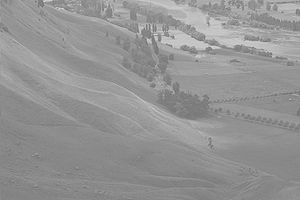
#> input picture python/data/300px-Unequalized_Hawkes_Bay_NZ.jpg, 300 x 200 px
$ jupyter execute pixel-operations.ipynb   (shell and % lines are left out)   (older library calls are emulated)
#> lines starting #> are read from the running program, lines starting #| are printed output that depends on the picture
# Pixel Operations

[cell 1]
import matplotlib.pyplot as plt
import numpy as np
import skimage
import imageio
import cv2 as cv

## Histogram Manipulations

[cell 2]
url = '' #'https://upload.wikimedia.org/wikipedia/commons/0/08/Unequalized_Hawkes_Bay_NZ.jpg'
url_file = 'python/data/300px-Unequalized_Hawkes_Bay_NZ.jpg'

[cell 3]
try:
    im = imageio.imread(url)
    print ('image loaded from ', url)
except:
    im = imageio.imread(url_file)
#> im is the input picture: shape (200, 300); min 100, max 223, mean 148
#
print ('image loaded: ', im.shape)
#| image loaded:  (200, 300)

[cell 4]
if len(im.shape) == 3:
    print ('color channel image -- we only use the first channel: ', im.shape)
    im = im[:,:,0]
    print (im.shape, ' first pixel: ', im[0,0])

[cell 5]
plt.imshow (im, cmap='gray')

## 1. histogram computation

[cell 6]
h = plt.hist (im.ravel(), bins=256, range=(0,255))
#> figure, not shown here; tallest bar 2580 high, from x = 137.5 to 138.5

[cell 7]
count = np.zeros (256, dtype=np.int)
count.shape

[cell 8]
for r in range(im.shape[0]):
    for c in range(im.shape[1]):
        count[ im[r,c] ] += 1

[cell 9]
plt.plot (count)
#plt.bar( range(len(count)), count)
#> figure, not shown here; curve peaks at x = 138, y = 2580

[cell 10]
plt.plot (range(256), count, drawstyle='steps')
#> figure, not shown here; curve peaks at x = 138, y = 2580

[cell 11]
count > 0

[cell 12]
left = 0
for i in range (count.size):
    if count[i] != 0:
        break
left = i
#> left = 100
#
right = 0
for i in range (count.size-1, 0, -1):
    if count[i] != 0:
        break
right = i
#> right = 223
print (left, right)
#| 100 223

## Histogram Stretch
- left -> 0
- right -> 255
- linear transformation
$$
    \frac{y - y_{min}}{y_{max} - y_{min}} =     \frac{x - x_{min}}{x_{max} - x_{min}}
$$
    - $y_{min} = 0$, $y_{max} = 255$
    - $x_{min} = left$, $x_{max} = right$

[cell 13]
def translate (x, xmin, xmax, ymin=0, ymax=255):
#> called with x = array of shape (256,), xmin = 100, xmax = 223, ymin = 0, ymax = 255
    y = (x-xmin)*(ymax-ymin) / (xmax-xmin) + ymin
#> y = 256 values from -207.3 to 321.3
    return y

[cell 14]
intensity = np.array(range(256))
new_int = translate (intensity, xmin=left, xmax=right)
#> new_int = 256 values from -207.3 to 321.3
new_int.shape, intensity.shape
#> Out = ((256,), (256,))
#plt.plot (new_int)

[cell 15]
plt.figure(figsize=(10,7))
plt.plot (new_int)
plt.plot (count / count.max() * 255)
plt.xlim( (0, 255) )
plt.ylim( (-1, 260) )
plt.grid(True)
plt.title ('linear intensity mapping function')
#> figure, not shown here; curve peaks at x = 255, y = 321.3; curve peaks at x = 138, y = 255

[cell 16]
im2 = np.empty_like (im)
im2.shape
#> Out = (200, 300)

[cell 17]
for r in range(im.shape[0]):
    for c in range(im.shape[1]):
        im2[r,c] = new_int[ im[r,c] ]
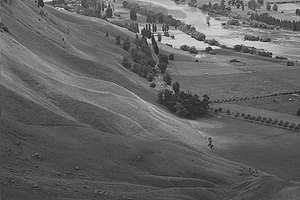
#> im2: shape (200, 300); min 0, max 255, mean 99

[cell 18]
h2 = plt.hist (im2.ravel(), bins=256, range=(0,256), density=True)
plt.title ('histogram after intensity stretch')
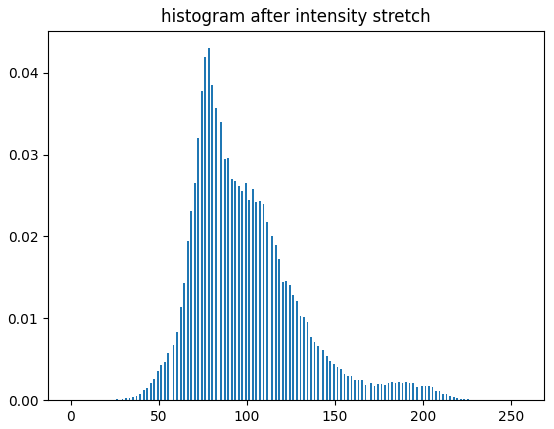
#> figure drawn by matplotlib, 1 panel; tallest bar 0.043 high, from x = 78 to 79

[cell 19]
h2[0].shape, h2[1].shape
plt.bar(h2[1][:-1], h2[0])
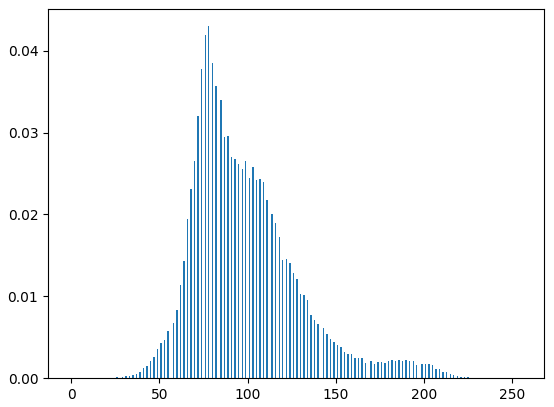
#> figure drawn by matplotlib, 1 panel; tallest bar 0.043 high, from x = 77.6 to 78.4

[cell 20]
plt.imshow (im2, cmap='gray')

[cell 21]
imageio.imwrite('histogram_stretch.png', im2)

## Histogram Equalization (Nonlinear Stretch)

[cell 22]
def histogram (ii):
    h = np.zeros(256)
    for val in ii.flatten():
        h[val] += 1
#> this loop made 60000 passes
#> val on passes 1 to 3: 153, 140, 143
#> after the loop, h = 256 values, max 2580 at index 138, min 0 at index 0, mean 234.4
    return h
#

def make_cdf (pmf):
    cdf = np.zeros (pmf.shape)
    print ('cdf: ', cdf.shape)
    cdf[0] = pmf[0]
    for x in range(1, cdf.shape[0]):
        cdf[x] = cdf[x-1] + pmf[x]
    return cdf
#

# compute histogram
h = histogram (im)

# normalize to get PMF, Probability Mass Function
pmf = h / float(im.shape[0]*im.shape[1])
#> pmf = 256 values, max 0.043 at index 138, min 0 at index 0, mean 0.00391

# Accumulate to get CDF, Cumulative Distribution Function
cdf = make_cdf (pmf)
#| cdf:  (256,)
#> after the loop in make_cdf, `for x in range(1, cdf.shape[0]):`: cdf = 256 values from 0 to 1
#> cdf = 256 values from 0 to 1

plt.plot (h); plt.title ('histogram (counts)') # show the histogram
plt.pause (1) # seconds
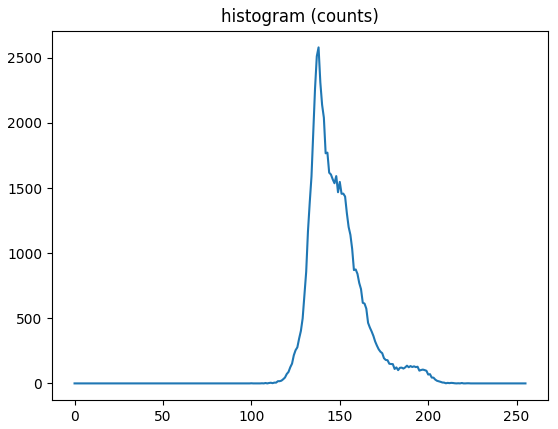
#> figure drawn by matplotlib, 1 panel; curve peaks at x = 138, y = 2580
plt.close()

plt.plot (cdf); plt.title('CDF') # check the CDF
plt.pause (1)
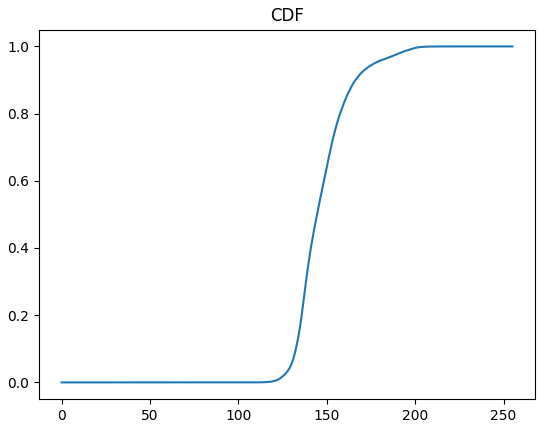
#> figure drawn by matplotlib, 1 panel; curve peaks at x = 223, y = 1
plt.close()

#
pmf_max = pmf.max()
#> pmf_max = 0.043
print ('max of pmf: ', pmf_max)
#| max of pmf:  0.043
plt.plot (range(cdf.shape[0]), cdf, 'b-', range(cdf.shape[0]), pmf*0.7/pmf_max, 'r-');
plt.title ('CDF, PMF')
plt.pause(1)
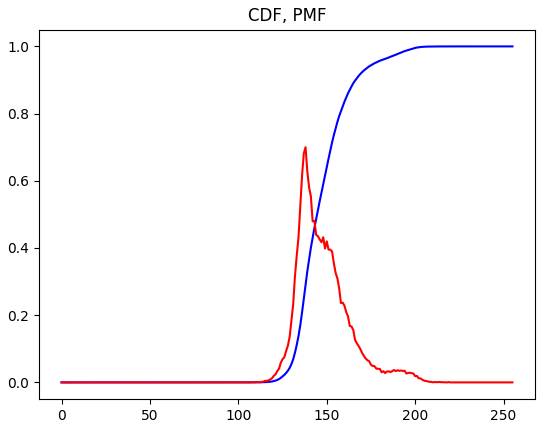
#> figure drawn by matplotlib, 1 panel; curve peaks at x = 223, y = 1; curve peaks at x = 138, y = 0.7
plt.close()

def histogram_equalization (img, cdf):
    ieq = np.zeros_like (img)
    for r in range(img.shape[0]):
        for c in range(img.shape[1]):
            pixelvalue = img[r,c]
            ieq[r,c] = np.clip(255. * cdf[pixelvalue], 0, 255).astype (np.uint8)
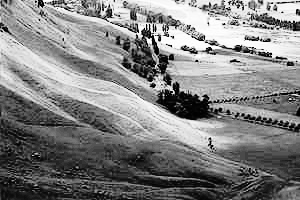
#> ieq: shape (200, 300); min 0, max 254, mean 130
    #
    return ieq
#

# do it now
img_eq = histogram_equalization (im, cdf)
imageio.imwrite ('img_eq.png', img_eq)
plt.imshow (img_eq, cmap='gray'); plt.title('histogram equalized')
plt.pause(1)
plt.close()

# check the histogram of the equalized image.
# verify what you did.

heq = histogram (img_eq)
#> the loop in histogram (call 2), `for val in ii.flatten():` made 60000 passes
#> val on passes 1 to 3: 182, 93, 117
#> heq = 256 values, max 2580 at index 74, min 0 at index 6, mean 234.4

plt.bar (range(0,256), heq, width=4)
plt.title('histogram of histogram-equalized image')
plt.pause (1)
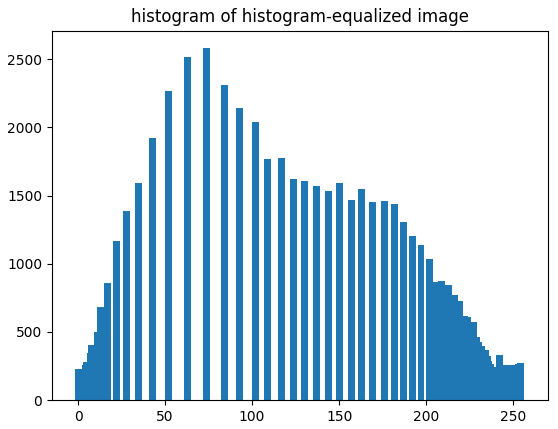
#> figure drawn by matplotlib, 1 panel; tallest bar 2580 high, from x = 72 to 76
plt.close()

[cell 23]
plt.vlines(range(256), 0, heq)
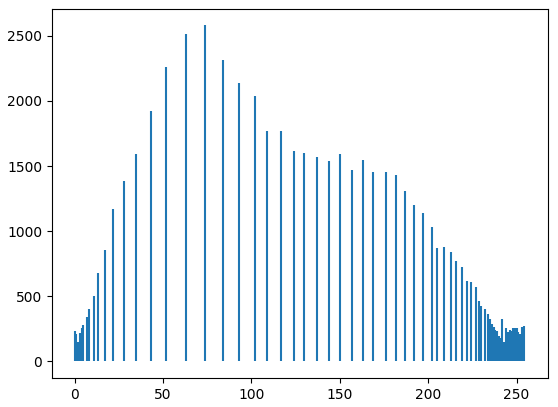
#> figure drawn by matplotlib, 1 panel

[cell 24]
pmf_heq = heq / heq.sum()
#> pmf_heq = 256 values, max 0.043 at index 74, min 0 at index 6, mean 0.00391

[cell 25]
cdf_heq = make_cdf (pmf_heq)
#| cdf:  (256,)
#> cdf_heq = 256 values from 0.00385 to 1

[cell 26]
plt.figure (figsize=(12,6))
plt.vlines (range(256), 0, pmf_heq / pmf_heq.max(), color='r')
plt.plot (cdf_heq)
plt.title ('histogram from equalization and its cumulative (scaled for visualization)')
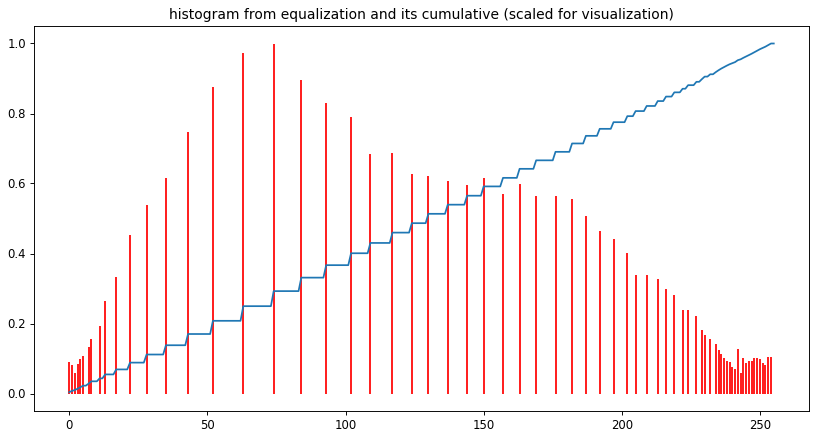
#> figure drawn by matplotlib, 1 panel; curve peaks at x = 254, y = 1
